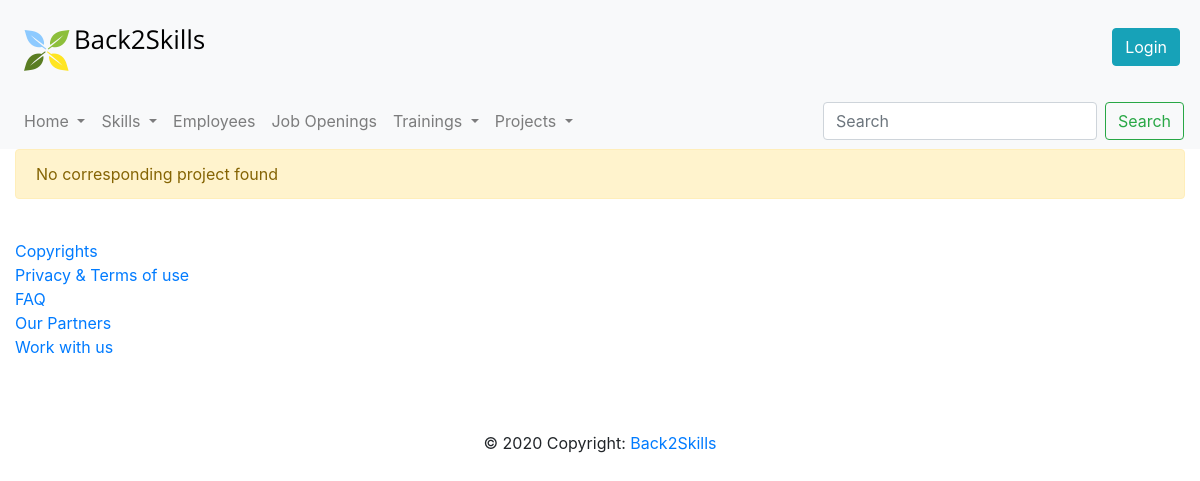
The app's page /project/7, older data.
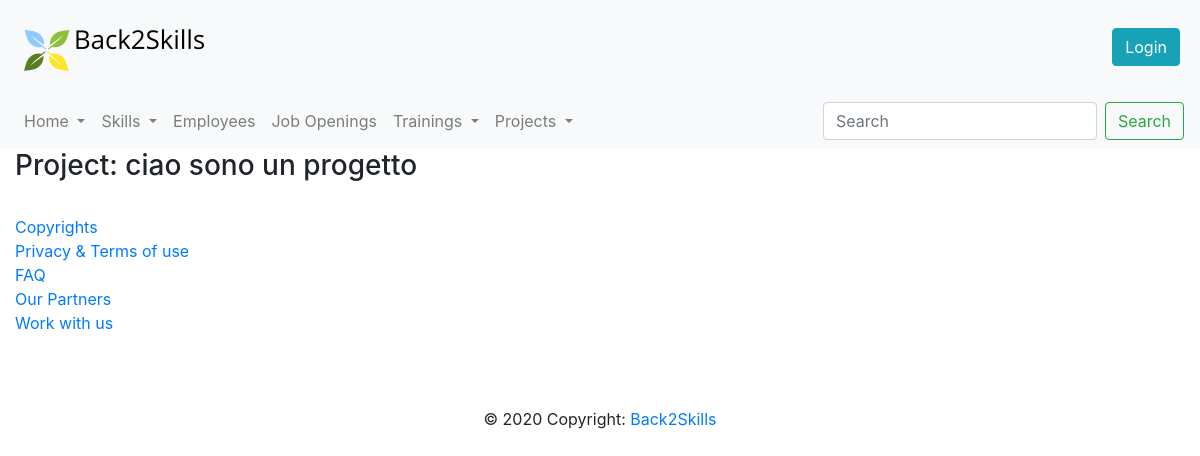
The same page, newer data.
### database.py (models this page shows)
class Project(db.Model):
    __tablename__ = 'project'
    id = db.Column(db.Integer, primary_key=True)
    name = db.Column(db.String)
    description = db.Column(db.String)
    starting_date = db.Column(db.Date)
    ending_date = db.Column(db.Date)
    role_in_project = db.relationship("Role_in_project", secondary="project_role")
    supervisor = db.Column(db.Integer, db.ForeignKey('employee.id'))

### app.py (the view)
@app.route('/project/<int:id>')
def project(id):
    prj = get_project_by_id(id)
    return render_template('project.html', project=prj)

### database.py (called while the page is built)
def get_project_by_id(prj_id):
    return Project.query.filter(Project.id==prj_id).first()

### templates/project.html (shortened to what this page needs)
{% extends 'layout.html' %}
{% block pageContent %}
    {% if project is none %}
      <div class="alert alert-warning" role="alert"> No corresponding project found </div>
    {% else %}
        <h3>Project: {{ project.name }}</h3>
    {% endif %}
{% endblock %}

Row changes from the older to the newer data that the page shows:
added Project: name "ciao sono un progetto"
Text that changed along with them:
text no longer shown: "No corresponding project found"
text now shown: "Project:"
